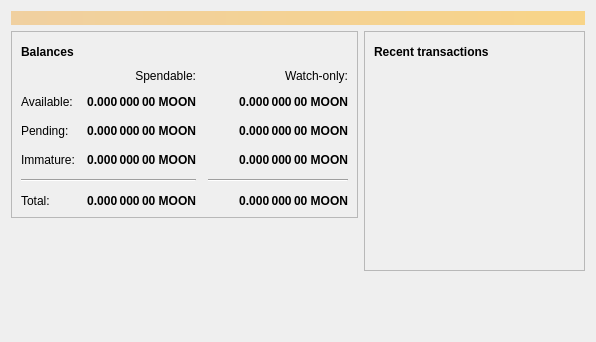
<?xml version="1.0" encoding="UTF-8"?>
<ui version="4.0">
 <class>OverviewPage</class>
 <widget class="QWidget" name="OverviewPage">
  <property name="geometry">
   <rect>
    <x>0</x>
    <y>0</y>
    <width>596</width>
    <height>342</height>
   </rect>
  </property>
  <property name="windowTitle">
   <string>Form</string>
  </property>
  <layout class="QVBoxLayout" name="topLayout">
   <item>
    <widget class="QLabel" name="labelAlerts">
     <property name="visible">
      <bool>false</bool>
     </property>
     <property name="styleSheet">
      <string notr="true">QLabel { background-color: qlineargradient(x1: 0, y1: 0, x2: 1, y2: 0, stop:0 #F0D0A0, stop:1 #F8D488); color:#000000; }</string>
     </property>
     <property name="wordWrap">
      <bool>true</bool>
     </property>
     <property name="margin">
      <number>3</number>
     </property>
     <property name="textInteractionFlags">
      <set>Qt::TextSelectableByMouse</set>
     </property>
    </widget>
   </item>
   <item>
    <layout class="QHBoxLayout" name="horizontalLayout" stretch="1,1">
     <item>
      <layout class="QVBoxLayout" name="verticalLayout_2">
       <item>
        <widget class="QFrame" name="frame">
         <property name="frameShape">
          <enum>QFrame::StyledPanel</enum>
         </property>
         <property name="frameShadow">
          <enum>QFrame::Raised</enum>
         </property>
         <layout class="QVBoxLayout" name="verticalLayout_4">
          <item>
           <layout class="QHBoxLayout" name="horizontalLayout_4">
            <item>
             <widget class="QLabel" name="label_5">
              <property name="font">
               <font>
                <weight>75</weight>
                <bold>true</bold>
               </font>
              </property>
              <property name="text">
               <string>Balances</string>
              </property>
             </widget>
            </item>
            <item>
             <widget class="QPushButton" name="labelWalletStatus">
              <property name="enabled">
               <bool>true</bool>
              </property>
              <property name="maximumSize">
               <size>
                <width>30</width>
                <height>16777215</height>
               </size>
              </property>
              <property name="toolTip">
               <string>The displayed information may be out of date. Your wallet automatically synchronizes with the Mooncoin network after a connection is established, but this process has not completed yet.</string>
              </property>
              <property name="text">
               <string/>
              </property>
              <property name="icon">
               <iconset resource="../bitcoin.qrc">
                <normaloff>:/icons/warning</normaloff>
                <disabledoff>:/icons/warning</disabledoff>:/icons/warning</iconset>
              </property>
              <property name="iconSize">
               <size>
                <width>24</width>
                <height>24</height>
               </size>
              </property>
              <property name="flat">
               <bool>true</bool>
              </property>
             </widget>
            </item>
            <item>
             <spacer name="horizontalSpacer_3">
              <property name="orientation">
               <enum>Qt::Horizontal</enum>
              </property>
              <property name="sizeHint" stdset="0">
               <size>
                <width>40</width>
                <height>20</height>
               </size>
              </property>
             </spacer>
            </item>
           </layout>
          </item>
          <item>
           <layout class="QGridLayout" name="gridLayout">
            <property name="spacing">
             <number>12</number>
            </property>
            <item row="2" column="2">
             <widget class="QLabel" name="labelWatchPending">
              <property name="font">
               <font>
                <weight>75</weight>
                <bold>true</bold>
               </font>
              </property>
              <property name="cursor">
               <cursorShape>IBeamCursor</cursorShape>
              </property>
              <property name="toolTip">
               <string>Unconfirmed transactions to watch-only addresses</string>
              </property>
              <property name="text">
               <string notr="true">0.000 000 00 MOON</string>
              </property>
              <property name="alignment">
               <set>Qt::AlignRight|Qt::AlignTrailing|Qt::AlignVCenter</set>
              </property>
              <property name="textInteractionFlags">
               <set>Qt::LinksAccessibleByMouse|Qt::TextSelectableByKeyboard|Qt::TextSelectableByMouse</set>
              </property>
             </widget>
            </item>
            <item row="2" column="1">
             <widget class="QLabel" name="labelUnconfirmed">
              <property name="font">
               <font>
                <weight>75</weight>
                <bold>true</bold>
               </font>
              </property>
              <property name="cursor">
               <cursorShape>IBeamCursor</cursorShape>
              </property>
              <property name="toolTip">
               <string>Total of transactions that have yet to be confirmed, and do not yet count toward the spendable balance</string>
              </property>
              <property name="text">
               <string notr="true">0.000 000 00 MOON</string>
              </property>
              <property name="alignment">
               <set>Qt::AlignRight|Qt::AlignTrailing|Qt::AlignVCenter</set>
              </property>
              <property name="textInteractionFlags">
               <set>Qt::LinksAccessibleByMouse|Qt::TextSelectableByKeyboard|Qt::TextSelectableByMouse</set>
              </property>
             </widget>
            </item>
            <item row="3" column="2">
             <widget class="QLabel" name="labelWatchImmature">
              <property name="font">
               <font>
                <weight>75</weight>
                <bold>true</bold>
               </font>
              </property>
              <property name="cursor">
               <cursorShape>IBeamCursor</cursorShape>
              </property>
              <property name="toolTip">
               <string>Mined balance in watch-only addresses that has not yet matured</string>
              </property>
              <property name="text">
               <string notr="true">0.000 000 00 MOON</string>
              </property>
              <property name="alignment">
               <set>Qt::AlignRight|Qt::AlignTrailing|Qt::AlignVCenter</set>
              </property>
              <property name="textInteractionFlags">
               <set>Qt::LinksAccessibleByMouse|Qt::TextSelectableByKeyboard|Qt::TextSelectableByMouse</set>
              </property>
             </widget>
            </item>
            <item row="4" column="0" colspan="2">
             <widget class="Line" name="line">
              <property name="orientation">
               <enum>Qt::Horizontal</enum>
              </property>
             </widget>
            </item>
            <item row="4" column="2">
             <widget class="Line" name="lineWatchBalance">
              <property name="sizePolicy">
               <sizepolicy hsizetype="Preferred" vsizetype="Fixed">
                <horstretch>0</horstretch>
                <verstretch>0</verstretch>
               </sizepolicy>
              </property>
              <property name="minimumSize">
               <size>
                <width>140</width>
                <height>0</height>
               </size>
              </property>
              <property name="orientation">
               <enum>Qt::Horizontal</enum>
              </property>
             </widget>
            </item>
            <item row="5" column="0">
             <widget class="QLabel" name="labelTotalText">
              <property name="text">
               <string>Total:</string>
              </property>
             </widget>
            </item>
            <item row="3" column="1">
             <widget class="QLabel" name="labelImmature">
              <property name="font">
               <font>
                <weight>75</weight>
                <bold>true</bold>
               </font>
              </property>
              <property name="cursor">
               <cursorShape>IBeamCursor</cursorShape>
              </property>
              <property name="toolTip">
               <string>Mined balance that has not yet matured</string>
              </property>
              <property name="text">
               <string notr="true">0.000 000 00 MOON</string>
              </property>
              <property name="alignment">
               <set>Qt::AlignRight|Qt::AlignTrailing|Qt::AlignVCenter</set>
              </property>
              <property name="textInteractionFlags">
               <set>Qt::LinksAccessibleByMouse|Qt::TextSelectableByKeyboard|Qt::TextSelectableByMouse</set>
              </property>
             </widget>
            </item>
            <item row="2" column="3">
             <spacer name="horizontalSpacer_2">
              <property name="orientation">
               <enum>Qt::Horizontal</enum>
              </property>
              <property name="sizeHint" stdset="0">
               <size>
                <width>40</width>
                <height>20</height>
               </size>
              </property>
             </spacer>
            </item>
            <item row="3" column="0">
             <widget class="QLabel" name="labelImmatureText">
              <property name="text">
               <string>Immature:</string>
              </property>
             </widget>
            </item>
            <item row="5" column="1">
             <widget class="QLabel" name="labelTotal">
              <property name="font">
               <font>
                <weight>75</weight>
                <bold>true</bold>
               </font>
              </property>
              <property name="cursor">
               <cursorShape>IBeamCursor</cursorShape>
              </property>
              <property name="toolTip">
               <string>Your current total balance</string>
              </property>
              <property name="text">
               <string notr="true">0.000 000 00 MOON</string>
              </property>
              <property name="alignment">
               <set>Qt::AlignRight|Qt::AlignTrailing|Qt::AlignVCenter</set>
              </property>
              <property name="textInteractionFlags">
               <set>Qt::LinksAccessibleByMouse|Qt::TextSelectableByKeyboard|Qt::TextSelectableByMouse</set>
              </property>
             </widget>
            </item>
            <item row="5" column="2">
             <widget class="QLabel" name="labelWatchTotal">
              <property name="font">
               <font>
                <weight>75</weight>
                <bold>true</bold>
               </font>
              </property>
              <property name="cursor">
               <cursorShape>IBeamCursor</cursorShape>
              </property>
              <property name="toolTip">
               <string>Current total balance in watch-only addresses</string>
              </property>
              <property name="text">
               <string notr="true">0.000 000 00 MOON</string>
              </property>
              <property name="alignment">
               <set>Qt::AlignRight|Qt::AlignTrailing|Qt::AlignVCenter</set>
              </property>
              <property name="textInteractionFlags">
               <set>Qt::LinksAccessibleByMouse|Qt::TextSelectableByKeyboard|Qt::TextSelectableByMouse</set>
              </property>
             </widget>
            </item>
            <item row="0" column="2">
             <widget class="QLabel" name="labelWatchonly">
              <property name="text">
               <string>Watch-only:</string>
              </property>
              <property name="alignment">
               <set>Qt::AlignRight|Qt::AlignTrailing|Qt::AlignVCenter</set>
              </property>
             </widget>
            </item>
            <item row="1" column="0">
             <widget class="QLabel" name="labelBalanceText">
              <property name="text">
               <string>Available:</string>
              </property>
             </widget>
            </item>
            <item row="1" column="1">
             <widget class="QLabel" name="labelBalance">
              <property name="font">
               <font>
                <weight>75</weight>
                <bold>true</bold>
               </font>
              </property>
              <property name="cursor">
               <cursorShape>IBeamCursor</cursorShape>
              </property>
              <property name="toolTip">
               <string>Your current spendable balance</string>
              </property>
              <property name="text">
               <string notr="true">0.000 000 00 MOON</string>
              </property>
              <property name="alignment">
               <set>Qt::AlignRight|Qt::AlignTrailing|Qt::AlignVCenter</set>
              </property>
              <property name="textInteractionFlags">
               <set>Qt::LinksAccessibleByMouse|Qt::TextSelectableByKeyboard|Qt::TextSelectableByMouse</set>
              </property>
             </widget>
            </item>
            <item row="1" column="2">
             <widget class="QLabel" name="labelWatchAvailable">
              <property name="font">
               <font>
                <weight>75</weight>
                <bold>true</bold>
               </font>
              </property>
              <property name="cursor">
               <cursorShape>IBeamCursor</cursorShape>
              </property>
              <property name="toolTip">
               <string>Your current balance in watch-only addresses</string>
              </property>
              <property name="text">
               <string notr="true">0.000 000 00 MOON</string>
              </property>
              <property name="alignment">
               <set>Qt::AlignRight|Qt::AlignTrailing|Qt::AlignVCenter</set>
              </property>
              <property name="textInteractionFlags">
               <set>Qt::LinksAccessibleByMouse|Qt::TextSelectableByKeyboard|Qt::TextSelectableByMouse</set>
              </property>
             </widget>
            </item>
            <item row="2" column="0">
             <widget class="QLabel" name="labelPendingText">
              <property name="text">
               <string>Pending:</string>
              </property>
             </widget>
            </item>
            <item row="0" column="1">
             <widget class="QLabel" name="labelSpendable">
              <property name="text">
               <string>Spendable:</string>
              </property>
              <property name="alignment">
               <set>Qt::AlignRight|Qt::AlignTrailing|Qt::AlignVCenter</set>
              </property>
             </widget>
            </item>
           </layout>
          </item>
         </layout>
        </widget>
       </item>
       <item>
        <spacer name="verticalSpacer">
         <property name="orientation">
          <enum>Qt::Vertical</enum>
         </property>
         <property name="sizeHint" stdset="0">
          <size>
           <width>20</width>
           <height>40</height>
          </size>
         </property>
        </spacer>
       </item>
         <item>
          <widget class="QLabel" name="walletBGcoin">
           <property name="text">
            <string/>
           </property>
           <property name="scaledContents">
            <bool>false</bool>
           </property>
           <property name="alignment">
            <set>Qt::AlignCenter</set>
           </property>
           <property name="margin">
            <number>-2</number>
           </property>
          </widget>
         </item>	   
      </layout>
     </item>
     <item>
      <layout class="QVBoxLayout" name="verticalLayout_3">
       <item>
        <widget class="QFrame" name="frame_2">
         <property name="frameShape">
          <enum>QFrame::StyledPanel</enum>
         </property>
         <property name="frameShadow">
          <enum>QFrame::Raised</enum>
         </property>
         <layout class="QVBoxLayout" name="verticalLayout">
          <item>
           <layout class="QHBoxLayout" name="horizontalLayout_2">
            <item>
             <widget class="QLabel" name="label_4">
              <property name="font">
               <font>
                <weight>75</weight>
                <bold>true</bold>
               </font>
              </property>
              <property name="text">
               <string>Recent transactions</string>
              </property>
             </widget>
            </item>
            <item>
             <widget class="QPushButton" name="labelTransactionsStatus">
              <property name="enabled">
               <bool>true</bool>
              </property>
              <property name="maximumSize">
               <size>
                <width>30</width>
                <height>16777215</height>
               </size>
              </property>
              <property name="toolTip">
               <string>The displayed information may be out of date. Your wallet automatically synchronizes with the Mooncoin network after a connection is established, but this process has not completed yet.</string>
              </property>
              <property name="text">
               <string/>
              </property>
              <property name="icon">
               <iconset resource="../bitcoin.qrc">
                <normaloff>:/icons/warning</normaloff>
                <disabledoff>:/icons/warning</disabledoff>:/icons/warning</iconset>
              </property>
              <property name="iconSize">
               <size>
                <width>24</width>
                <height>24</height>
               </size>
              </property>
              <property name="flat">
               <bool>true</bool>
              </property>
             </widget>
            </item>
            <item>
             <spacer name="horizontalSpacer">
              <property name="orientation">
               <enum>Qt::Horizontal</enum>
              </property>
              <property name="sizeHint" stdset="0">
               <size>
                <width>40</width>
                <height>20</height>
               </size>
              </property>
             </spacer>
            </item>
           </layout>
          </item>
          <item>
           <widget class="QListView" name="listTransactions">
            <property name="styleSheet">
             <string notr="true">QListView { background: transparent; }</string>
            </property>
            <property name="frameShape">
             <enum>QFrame::NoFrame</enum>
            </property>
            <property name="verticalScrollBarPolicy">
             <enum>Qt::ScrollBarAlwaysOff</enum>
            </property>
            <property name="horizontalScrollBarPolicy">
             <enum>Qt::ScrollBarAlwaysOff</enum>
            </property>
            <property name="selectionMode">
             <enum>QAbstractItemView::NoSelection</enum>
            </property>
           </widget>
          </item>
         </layout>
        </widget>
       </item>
       <item>
        <spacer name="verticalSpacer_2">
         <property name="orientation">
          <enum>Qt::Vertical</enum>
         </property>
         <property name="sizeHint" stdset="0">
          <size>
           <width>20</width>
           <height>40</height>
          </size>
         </property>
        </spacer>
       </item>
      </layout>
     </item>
    </layout>
   </item>
  </layout>
 </widget>
 <resources/>
 <connections/>
</ui>
